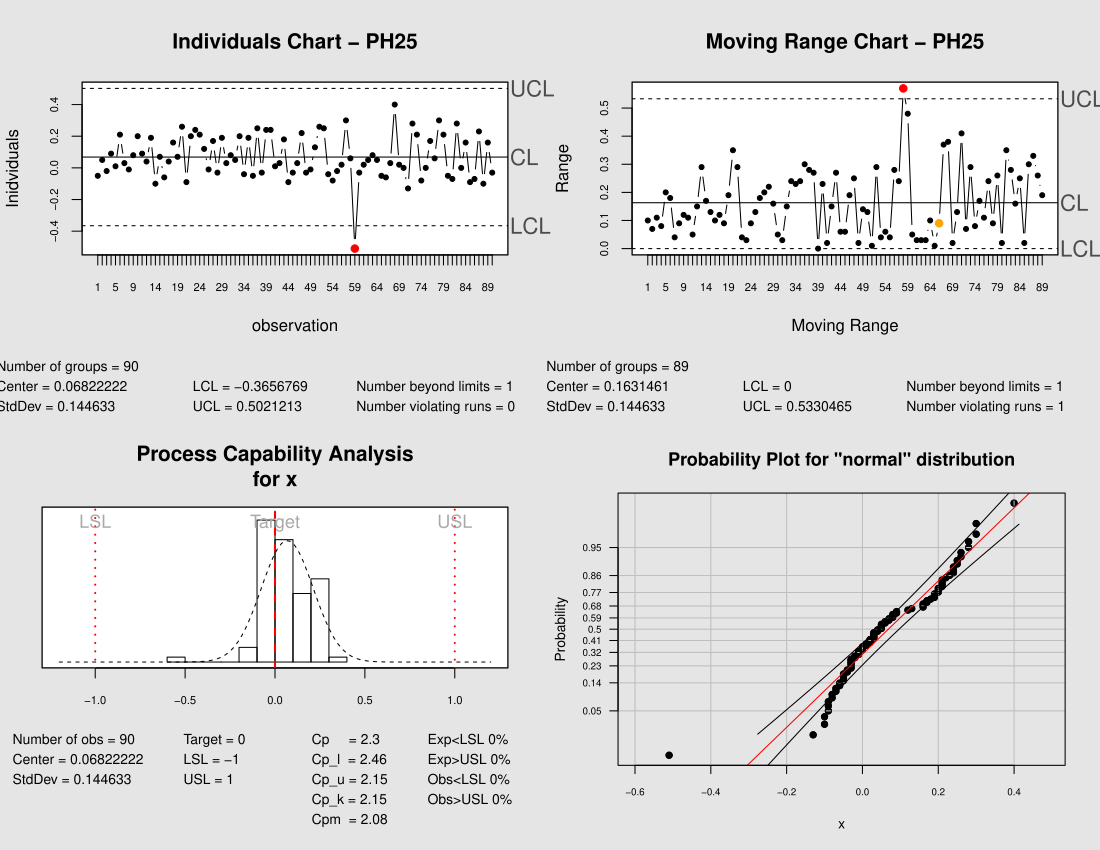

Write R code to recreate this figure.
#' Wrapper function to simplify the creation of XmR (IMR) charts using the qcc package.
#' 
#' By default, generates both the Individuals and Moving Range graphs.
#' Calls the qcc function once to generate the individuals chart using
#' type = "xbar.one" and a second call to generate the moving range
#' chart by transforming the data to a 2x(n-1) matrix and calling
#' the qcc function with type="R". 
#' Returns a list containing two qcc objects, one for the individuals
#' chart and the second for the moving range chart.
#' 
#' @name XmRqcc
#' @author Thomas Hopper \email{tomhopper@gmail.com}
#' @param x Required. A column vector of individual observations. Must be type double or integer.
#' @param title.X Optional. The title for the individuals chart.
#' @param title.mR Optional. The title for the moving range chart.
#' @param xlab.X Optional. The label for the x axis on the individuals chart.
#' @param ylab.X Optional. The label for the y axis on the individuals chart.
#' @param xlab.mR Optional. The label for the x axis on the moving range chart.
#' @param ylab.mR Optional. The label for the y axis on the moving range chart.
#' @param ... Other qcc parameters will be passed through directly to both  qcc 
#' @return \item{XmRqcc()[[1]]}{contains the individuals (type = xbar.one) qcc object}
#' @return \item{XmRqcc()[[2]]}{contains the moving range (type = R) qcc object}
#' @references http://cran.r-project.org/web/packages/qcc/qcc.pdf
#' @references http://www.r-project.org/doc/Rnews/Rnews_2004-1.pdf
#' @references http://www.qualitydigest.com/inside/twitter-ed/individual-charts-done-right-and-wrong.html
libresult <- require(qcc)
if(libresult == FALSE)
  stop("Could not load library qcc. XmRqcc relies on qcc.")

XmRqcc <- function(x, title.X = "Individuals Chart", ylab.X = "Individuals", xlab.X = "Observation", title.mR = "Moving Range Chart", ylab.mR = "Range", xlab.mR = "Range", ...) {
  #Error checking
  #print(sprintf("type of x = %s", typeof(x)))
  if (typeof(x) != c("double") && typeof(x) != c("integer"))
    stop("XmRqcc only accepts numbers of type integer or double.")
  if (NCOL(x) > 1)
    stop("XmRqcc only accepts a column vector; you have supplied more than one column")
  if (length(x) <= 1)
    stop("XmRqcc needs at least two values to create control charts. You have supplied less than one.")
  
  # Create a QCC object of type xbar.one (qcc's term for 
  # individuals charts) and plot the individuals graph.
  i.X <- qcc(data=x, type="xbar.one", 
             title=title.X, 
             ylab=ylab.X, 
             xlab=xlab.X, 
             std.dev=c("MR"), ...)
  
  i.adj <- matrix(nrow=length(x)-1, ncol=2)
  
  i.adj[,1] <- x[1:(length(x)-1)]
  i.adj[,2] <- x[2:length(x)]
  
  i.mR <- qcc(data=i.adj, type="R", 
              title=title.mR, 
              ylab=ylab.mR, 
              xlab=xlab.mR,
              std.dev=c("UWAVE-R"), ...)
  rval <- list(i.X, i.mR)
  return(rval)
}



### Code below by R. Solimeno   20-Nov-2013
# X_Bar and R chart for variables
# Use package "qcc" 


data <- read.csv("B2BVAR.csv", header = TRUE)

test.data <- data[which(data$TESTID=="PH25"),]
x <- test.data$Dev
obj <- qcc(x, type = "xbar.one")


qcc.options("cex.stats"=0.65)
par(mfrow=c(2,2),
    cex.axis = 0.5,
    cex.lab = 0.75,
    cex.main=0.95,
    cex.sub=0.5)

XmRqcc(x, title.X="Individuals Chart - PH25",
       ylab.X="Inidviduals",
       xlab.X="observation",
       title.mR="Moving Range Chart - PH25",
       ylab.mR="Range", xlab.mR="Moving Range",
       print=TRUE)


xdbar <- mean(x)

TARGET = 0.0
LSL = -1
USL = 1

speclimits <- c(LSL, USL)

process.capability(obj,
                   speclimits,
                   target=TARGET,
                   print=TRUE)


library(qualityTools)
ppPlot(x, "normal")
